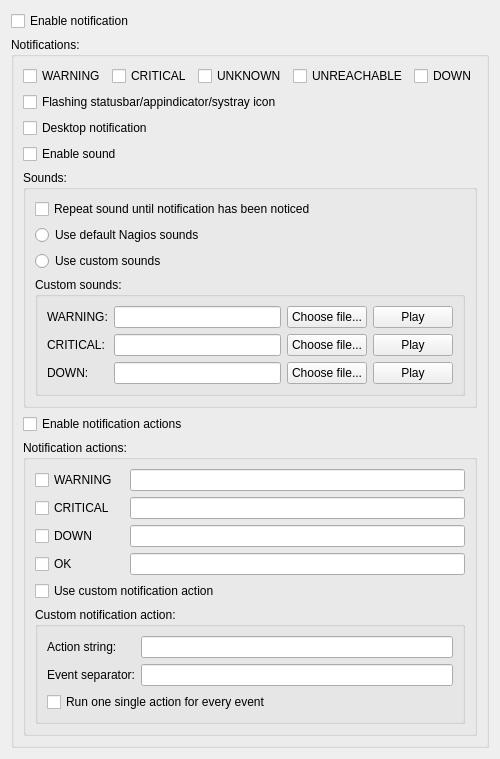
     <widget class="QWidget" name="tab_notifications">
      <attribute name="title">
       <string>Notifications</string>
      </attribute>
      <layout class="QVBoxLayout" name="verticalLayout_6">
       <item>
        <widget class="QCheckBox" name="input_checkbox_notification">
         <property name="text">
          <string>Enable notification</string>
         </property>
        </widget>
       </item>
       <item>
        <widget class="QGroupBox" name="notification_groupbox">
         <property name="title">
          <string>Notifications:</string>
         </property>
         <layout class="QVBoxLayout" name="verticalLayout_7">
          <item>
           <layout class="QHBoxLayout" name="horizontalLayout_notifications">
            <item>
             <widget class="QCheckBox" name="input_checkbox_notify_if_warning">
              <property name="text">
               <string>WARNING</string>
              </property>
             </widget>
            </item>
            <item>
             <widget class="QCheckBox" name="input_checkbox_notify_if_critical">
              <property name="text">
               <string>CRITICAL</string>
              </property>
             </widget>
            </item>
            <item>
             <widget class="QCheckBox" name="input_checkbox_notify_if_unknown">
              <property name="text">
               <string>UNKNOWN</string>
              </property>
             </widget>
            </item>
            <item>
             <widget class="QCheckBox" name="input_checkbox_notify_if_unreachable">
              <property name="text">
               <string>UNREACHABLE</string>
              </property>
             </widget>
            </item>
            <item>
             <widget class="QCheckBox" name="input_checkbox_notify_if_down">
              <property name="text">
               <string>DOWN</string>
              </property>
             </widget>
            </item>
           </layout>
          </item>
          <item>
           <widget class="QCheckBox" name="input_checkbox_notification_flashing">
            <property name="text">
             <string>Flashing statusbar/appindicator/systray icon</string>
            </property>
           </widget>
          </item>
          <item>
           <widget class="QCheckBox" name="input_checkbox_notification_desktop">
            <property name="text">
             <string>Desktop notification</string>
            </property>
           </widget>
          </item>
          <item>
           <widget class="QCheckBox" name="input_checkbox_notification_sound">
            <property name="text">
             <string>Enable sound</string>
            </property>
           </widget>
          </item>
          <item>
           <widget class="QGroupBox" name="notification_sounds_groupbox">
            <property name="title">
             <string>Sounds:</string>
            </property>
            <layout class="QGridLayout" name="gridLayout_16">
             <item row="3" column="0" colspan="2">
              <widget class="QGroupBox" name="notification_custom_sounds_groupbox">
               <property name="title">
                <string>Custom sounds:</string>
               </property>
               <layout class="QGridLayout" name="gridLayout_8">
                <item row="1" column="2">
                 <widget class="QPushButton" name="button_choose_critical">
                  <property name="text">
                   <string>Choose file...</string>
                  </property>
                 </widget>
                </item>
                <item row="0" column="3">
                 <widget class="QPushButton" name="button_play_warning">
                  <property name="text">
                   <string>Play</string>
                  </property>
                 </widget>
                </item>
                <item row="0" column="0">
                 <widget class="QLabel" name="label_notification_sound_options_custom_sounds_warning">
                  <property name="text">
                   <string>WARNING:</string>
                  </property>
                 </widget>
                </item>
                <item row="1" column="0">
                 <widget class="QLabel" name="label_notification_sound_options_custom_sounds_critical">
                  <property name="text">
                   <string>CRITICAL:</string>
                  </property>
                 </widget>
                </item>
                <item row="2" column="2">
                 <widget class="QPushButton" name="button_choose_down">
                  <property name="text">
                   <string>Choose file...</string>
                  </property>
                 </widget>
                </item>
                <item row="0" column="2">
                 <widget class="QPushButton" name="button_choose_warning">
                  <property name="text">
                   <string>Choose file...</string>
                  </property>
                 </widget>
                </item>
                <item row="1" column="3">
                 <widget class="QPushButton" name="button_play_critical">
                  <property name="text">
                   <string>Play</string>
                  </property>
                 </widget>
                </item>
                <item row="2" column="0">
                 <widget class="QLabel" name="label_notification_sound_options_custom_sounds_down">
                  <property name="text">
                   <string>DOWN:</string>
                  </property>
                 </widget>
                </item>
                <item row="2" column="3">
                 <widget class="QPushButton" name="button_play_down">
                  <property name="text">
                   <string>Play</string>
                  </property>
                 </widget>
                </item>
                <item row="0" column="1">
                 <widget class="QLineEdit" name="input_lineedit_notification_custom_sound_warning"/>
                </item>
                <item row="1" column="1">
                 <widget class="QLineEdit" name="input_lineedit_notification_custom_sound_critical"/>
                </item>
                <item row="2" column="1">
                 <widget class="QLineEdit" name="input_lineedit_notification_custom_sound_down"/>
                </item>
               </layout>
              </widget>
             </item>
             <item row="0" column="0" colspan="2">
              <widget class="QCheckBox" name="input_checkbox_notification_sound_repeat">
               <property name="text">
                <string>Repeat sound until notification has been noticed</string>
               </property>
              </widget>
             </item>
             <item row="1" column="0" colspan="2">
              <widget class="QRadioButton" name="input_radiobutton_notification_default_sound">
               <property name="text">
                <string>Use default Nagios sounds</string>
               </property>
              </widget>
             </item>
             <item row="2" column="0" colspan="2">
              <widget class="QRadioButton" name="input_radiobutton_notification_custom_sound">
               <property name="text">
                <string>Use custom sounds</string>
               </property>
              </widget>
             </item>
            </layout>
           </widget>
          </item>
          <item>
           <widget class="QCheckBox" name="input_checkbutton_notification_actions">
            <property name="text">
             <string>Enable notification actions</string>
            </property>
           </widget>
          </item>
          <item>
           <widget class="QGroupBox" name="notification_actions_groupbox">
            <property name="title">
             <string>Notification actions:</string>
            </property>
            <layout class="QGridLayout" name="gridLayout_11">
             <item row="3" column="2">
              <widget class="QLineEdit" name="input_lineedit_notification_action_ok_string"/>
             </item>
             <item row="1" column="0">
              <widget class="QCheckBox" name="input_checkbox_notification_action_critical">
               <property name="text">
                <string>CRITICAL</string>
               </property>
              </widget>
             </item>
             <item row="2" column="0">
              <widget class="QCheckBox" name="input_checkbox_notification_action_down">
               <property name="text">
                <string>DOWN</string>
               </property>
              </widget>
             </item>
             <item row="3" column="0">
              <widget class="QCheckBox" name="input_checkbox_notification_action_ok">
               <property name="text">
                <string>OK</string>
               </property>
              </widget>
             </item>
             <item row="0" column="0">
              <widget class="QCheckBox" name="input_checkbox_notification_action_warning">
               <property name="text">
                <string>WARNING</string>
               </property>
              </widget>
             </item>
             <item row="2" column="2">
              <widget class="QLineEdit" name="input_lineedit_notification_action_down_string"/>
             </item>
             <item row="4" column="0" colspan="3">
              <widget class="QCheckBox" name="input_checkbox_notification_custom_action">
               <property name="text">
                <string>Use custom notification action</string>
               </property>
              </widget>
             </item>
             <item row="6" column="0" colspan="3">
              <widget class="QGroupBox" name="notification_custom_action_groupbox">
               <property name="title">
                <string>Custom notification action:</string>
               </property>
               <layout class="QGridLayout" name="gridLayout_7">
                <item row="0" column="0">
                 <widget class="QLabel" name="label_notification_custom_action_string">
                  <property name="text">
                   <string>Action string:</string>
                  </property>
                 </widget>
                </item>
                <item row="2" column="0" colspan="2">
                 <widget class="QCheckBox" name="input_checkbox_notification_custom_action_single">
                  <property name="text">
                   <string>Run one single action for every event</string>
                  </property>
                 </widget>
                </item>
                <item row="0" column="1">
                 <widget class="QLineEdit" name="input_lineedit_notification_custom_action_separator"/>
                </item>
                <item row="1" column="0">
                 <widget class="QLabel" name="label_notification_custom_action_separator">
                  <property name="text">
                   <string>Event separator:</string>
                  </property>
                 </widget>
                </item>
                <item row="1" column="1">
                 <widget class="QLineEdit" name="input_lineedit_notification_custom_action_string"/>
                </item>
               </layout>
              </widget>
             </item>
             <item row="1" column="2">
              <widget class="QLineEdit" name="input_lineedit_notification_action_critical_string"/>
             </item>
             <item row="0" column="2">
              <widget class="QLineEdit" name="input_lineedit_notification_action_warning_string"/>
             </item>
            </layout>
           </widget>
          </item>
         </layout>
        </widget>
       </item>
       <item>
        <spacer name="verticalSpacer_9">
         <property name="orientation">
          <enum>Qt::Vertical</enum>
         </property>
         <property name="sizeHint" stdset="0">
          <size>
           <width>0</width>
           <height>0</height>
          </size>
         </property>
        </spacer>
       </item>
      </layout>
     </widget>
